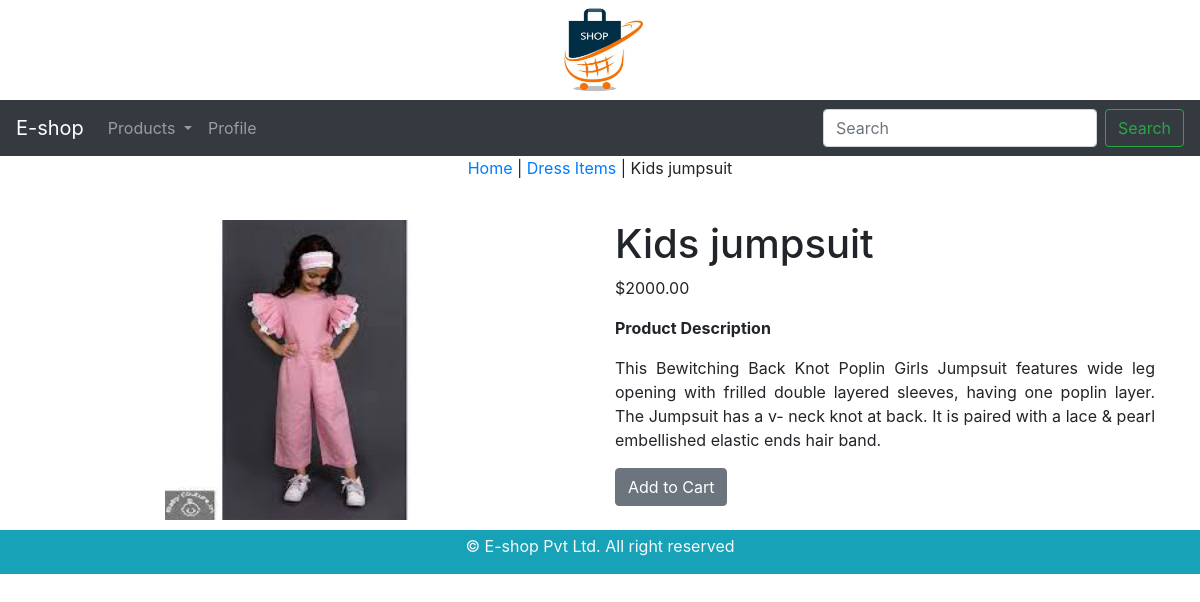
Screenshot of /dress-items/kids-jumpsuit/ with the database file from the repository.
### Home/models.py (models this page shows, shortened)
class Product(models.Model):
    name = models.CharField(max_length=250, unique=True)
    slug = models.SlugField(max_length=200, unique=True)
    description = models.TextField(blank=True)
    image = models.ImageField(upload_to='Products', blank=True)
    price = models.DecimalField(max_digits=9, decimal_places=2)
    category = models.ForeignKey(Category, on_delete=models.CASCADE)
    stock = models.IntegerField()
    available = models.BooleanField(default=True)
    created_at = models.DateTimeField(auto_now_add=True)
    class Meta:
        ordering =('name',)
        verbose_name='Product'
        verbose_name_plural ='Products'

class Category(models.Model):
    name = models.CharField(max_length=250, unique=True)
    slug = models.SlugField(max_length=250, unique=True)
    description = models.TextField(blank=True)
    image = models.ImageField(upload_to='category', blank=True)
    class Meta:
        ordering = ('name',)
        verbose_name = 'category'
        verbose_name_plural = 'categories'
    def get_url(self):
        return reverse('product_by_category', args=[ self.slug])
    def __str__(self):
        return '{}' .format(self.name)

### Home/views.py (the view)
# urls.py: path('<slug:slug_c>/<slug_p>/',views.prod_det, name='product_catdetail'),
def prod_det(request, slug_c, slug_p):
    try:
        product=Product.objects.get(category__slug=slug_c, slug=slug_p)
    except Exception as e:
        raise e
    return render(request,'product.html',{'product':product})

### Home/context_processors.py (called while the page is built)
def my_links(request):
    links=Category.objects.all()
    return dict(links=links)

### templates/product.html (shortened to what this page needs)
{% extends 'base.html' %}
{% load static %}
{% block content %}
<div class="row">
    <div class="mx-auto">
        <p><a href="{% url 'allproducts' %}">Home</a> | <a href="{{product.category.get_url}}"> {{product.category}} </a> | {{product.name}}</p>
    </div>
</div>
<div class="container">
    <br>
    <div class="row">
        <div class="col-12 col-sm-12 mol-md-12 col-lg-6 text-center">
            <div style="min-min-width:18rem">
                <img src="{{product.image.url}}" alt="{{product.name}}" style="width:300px;height:300px;">
            </div>
        </div>
        <div class="col-12 col-sm-12 col-md-12 col-lg-6">
                <h1>{{product.name}}</h1>
                <p>${{product.price}}</p>
                <p><b>Product Description</b> </p>
                <p class="text-justify">{{product.description}}</p>
                {% if product.stock <= 0 %}
                <p class="text-justify" ><b>Out of Stock</b></p>
                {% else %}
                <a class="btn btn-secondary" href="#">Add to Cart</a>
                <br>
                <br>
                {% endif %}
        </div>
    </div>
</div>
{% endblock content %}

### rows the page displays
Product: category "Dress Items", name "Kids jumpsuit", description "This Bewitching Back Knot Poplin Girls Jumpsuit features wide leg opening with frilled double layered sleeves, having one poplin layer. The Jumpsuit has a v- neck knot at back. It is paired with a lace & pearl embellished elastic ends hair band."

### other values shown
{{ product.price }} "2000.00"
